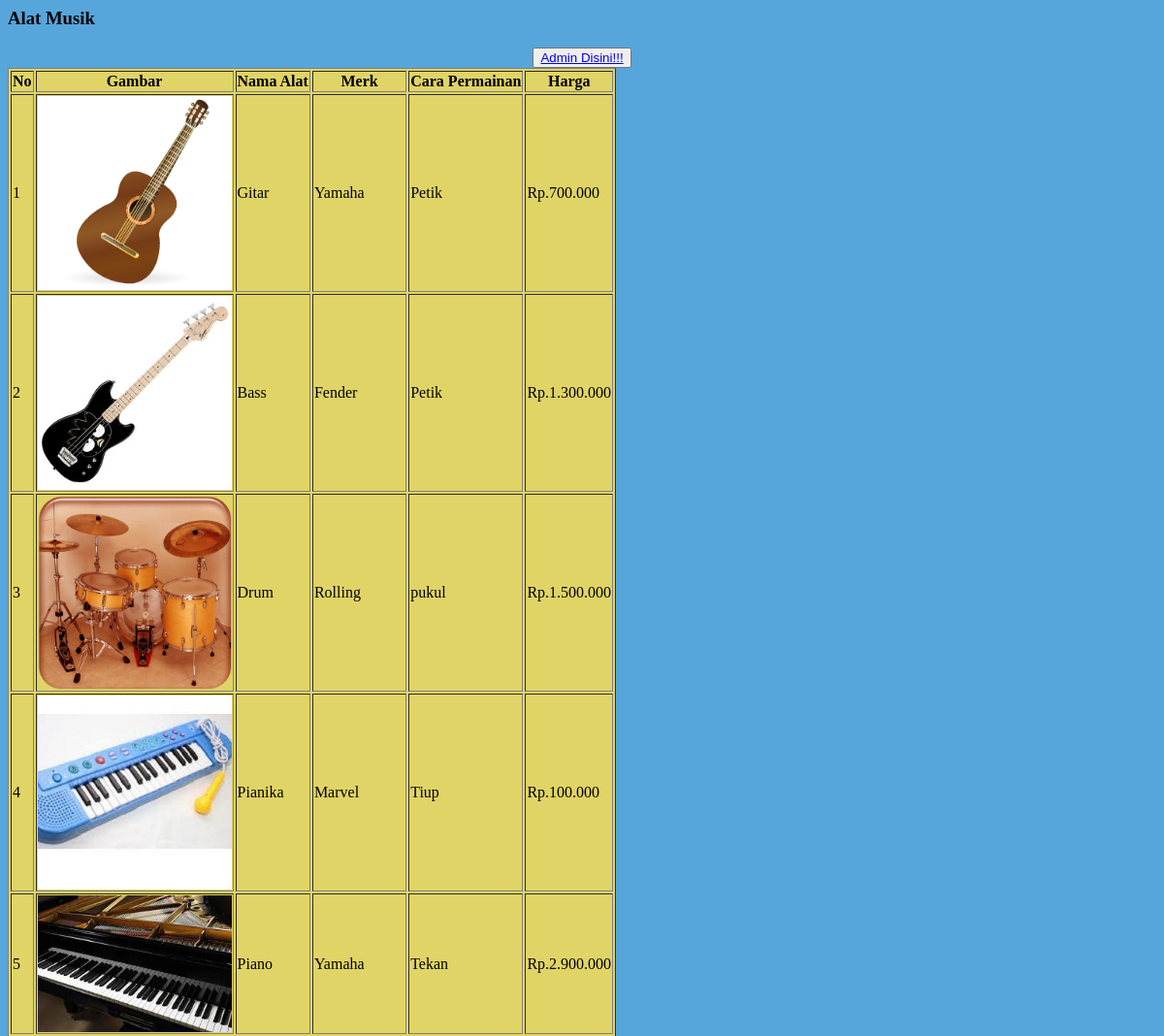
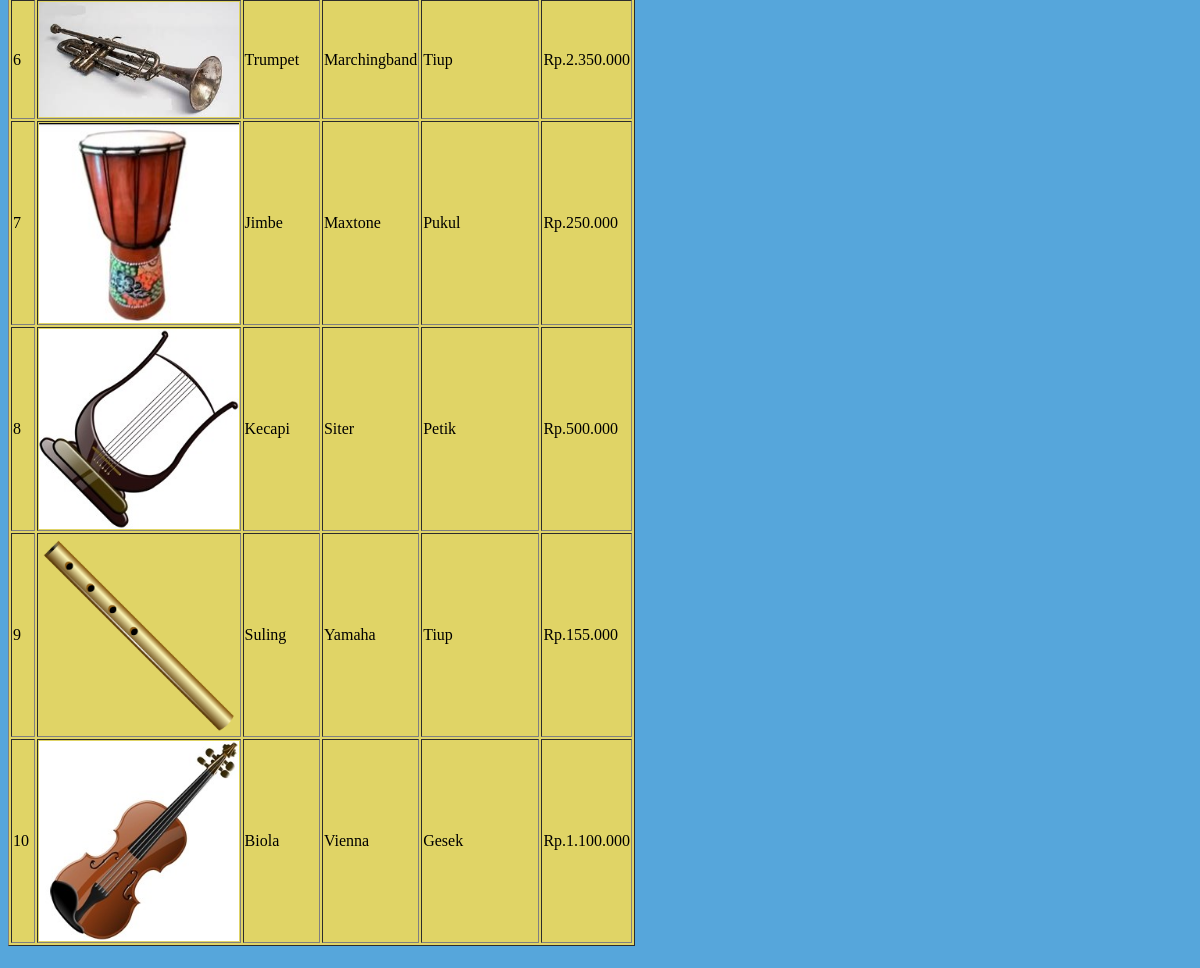
/latihan6d/index.php, run on the app's committed database (2 pictures, top to bottom).
### tables this page shows
CREATE TABLE `alat_musik` (
  `id` int(11) NOT NULL,
  `nama_alat` varchar(100) NOT NULL,
  `merk` varchar(100) NOT NULL,
  `cara_permainan` varchar(100) NOT NULL,
  `harga` varchar(100) NOT NULL,
  `gambar` varchar(100) NOT NULL
);

### latihan6d/php/function.php (called while the page is built, shortened)
<?php
function koneksi()
{
    $conn = mysqli_connect("localhost", "root", "") or die("koneksi ke DB gagal");
    mysqli_select_db($conn, "pw_193040024") or die("Database salah!");
    return $conn;
}
function query($sql)
{
    $conn = koneksi();
    $result = mysqli_query($conn, "$sql");
    $rows = [];
    while ($row = mysqli_fetch_assoc($result)) {
        $rows[] = $row;
    }
    return $rows;
}

### latihan6d/index.php (the view, shortened to what this page needs)
<?php
require 'php/function.php';
$result = query("SELECT * FROM alat_musik")
?>
<html>
<head>
  <link rel="stylesheet" href="css/style.css">
</head>
<body>
  <h3>Alat Musik</h3>
  <table border="1">
    <tr>
      <th>No</th>
      <th>Gambar</th>
      <th>Nama Alat</th>
      <th>Merk</th>
      <th>Cara Permainan</th>
      <th>Harga</th>
    </tr>
    <?php foreach ($result as $i) { ?>
      <tr>
        <td><?= $i["id"]; ?></td>
        <td><img width="100px" src="assets/img/<?= $i['gambar']; ?>"></td>
        <td><?= $i["nama_alat"]; ?></td>
        <td><?= $i["merk"]; ?></td>
        <td><?= $i["cara_permainan"]; ?></td>
        <td><?= $i["harga"]; ?></td>
      </tr>
    <?php } ?>
    <center>
      <button class="admin">
        <a href="php/admin.php">Admin Disini!!!</a>
      </button>
    </center>
  </table>
</body>
</html>

### latihan6d/css/style.css (style rules this page uses)
body { background-color: rgb(86, 166, 219); }
img { width: 200px; }
table { color: black; background-color: rgb(224, 212, 102); }

### data on the page
alat_musik: id "1", gambar (picture), nama_alat "Gitar", merk "Yamaha", cara_permainan "Petik", harga "Rp.700.000"
alat_musik: id "2", gambar (picture), nama_alat "Bass", merk "Fender", cara_permainan "Petik", harga "Rp.1.300.000"
alat_musik: id "3", gambar (picture), nama_alat "Drum", merk "Rolling", cara_permainan "pukul", harga "Rp.1.500.000"
alat_musik: id "4", gambar (picture), nama_alat "Pianika", merk "Marvel", cara_permainan "Tiup", harga "Rp.100.000"
alat_musik: id "5", gambar (picture), nama_alat "Piano", merk "Yamaha", cara_permainan "Tekan", harga "Rp.2.900.000"
alat_musik: id "6", gambar (picture), nama_alat "Trumpet", merk "Marchingband", cara_permainan "Tiup", harga "Rp.2.350.000"
alat_musik: id "7", gambar (picture), nama_alat "Jimbe", merk "Maxtone", cara_permainan "Pukul", harga "Rp.250.000"
alat_musik: id "8", gambar (picture), nama_alat "Kecapi", merk "Siter", cara_permainan "Petik", harga "Rp.500.000"
alat_musik: id "9", gambar (picture), nama_alat "Suling", merk "Yamaha", cara_permainan "Tiup", harga "Rp.155.000"
alat_musik: id "10", gambar (picture), nama_alat "Biola", merk "Vienna", cara_permainan "Gesek", harga "Rp.1.100.000"
